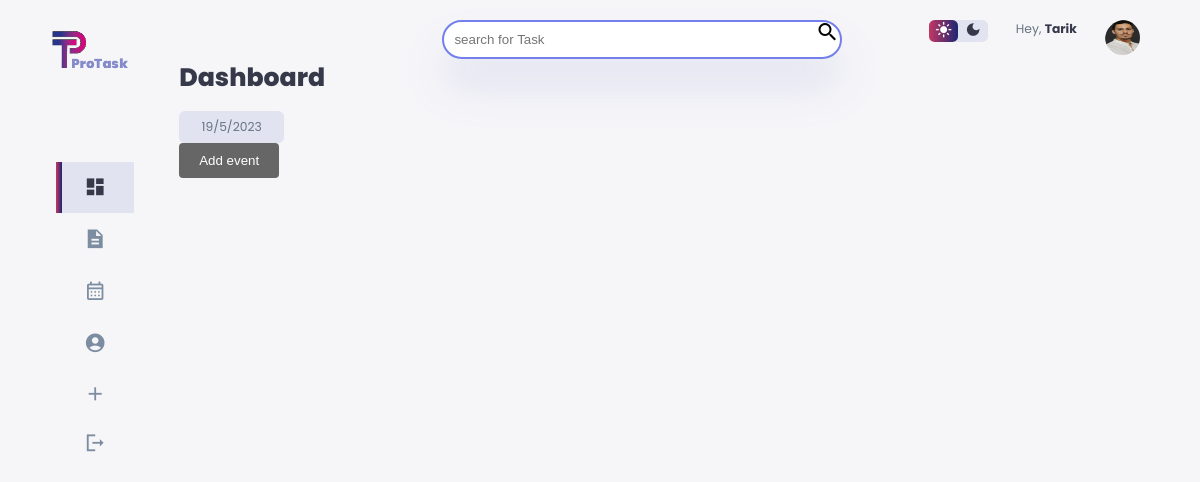
Screenshot of /calendar (signed in) with the database file from the repository.
### website/models.py (models this page shows, shortened)
class User(db.Model, UserMixin):
    id = db.Column(db.Integer(), primary_key=True)
    first_name = db.Column(db.String(20))
    last_name = db.Column(db.String(20))
    job = db.Column(db.String(20))
    username = db.Column(db.String(20), nullable=False, unique=True)
    email = db.Column(db.String(20), nullable=False, unique=True)
    password = db.Column(db.String(100), nullable=False)
    date_created = db.Column(db.DateTime(timezone=True), default=func.now())
    picture = db.Column(db.String())
    task = db.relationship('Task', backref='user', passive_deletes=True)
    comment = db.relationship('Comment', backref='user', passive_deletes=True)

### website/views.py (the view)
@ views.route("/calendar")
@ login_required
def calendar():
    task = Task.query
    events = Event.query.all()
    return render_template("calendar.html", user=current_user, events=events, task=task)

### website/views.py
class SearchForm(FlaskForm):
    searched = StringField("Searched", validators=[DataRequired()])
    submit = SubmitField("Submit")

### website/views.py (called while the page is built)
@ views.context_processor
def base():
    form = SearchForm()
    return dict(form=form)

### website/templates/calendar.html (shortened to what this page needs)
<!DOCTYPE html>
<html lang="en">
<head>
    <link rel="stylesheet" href="{{url_for('static',filename='Css/style.css')}}">
</head>
<body>
    <div class="container">
        <aside>
            <div class="top">
                <div class="logo">
                    <img src="{{url_for('static',filename='images/logo1.png')}}" alt="Logo" />
                </div>
            </div>
            <div class="sidebar">
                <a href="/dashboard" class="active">
                    <span class="material-icons-sharp"> dashboard </span>
                </a>
                <a href="{{url_for('views.description', task_id=current_user.id)}}">
                    <span class="material-icons-sharp">description</span>
                </a>
                <a href="/calendar">
                    <span class="material-symbols-outlined">
                    </span>
                </a>
                <a href="/profile/{{current_user.id}}">
                    <span class="material-icons-sharp">account_circle</span>
                </a>
                <a href="/tasks">
                    <span class="material-icons-sharp"> add </span>
                </a>
                <a href="/logout"><span class="material-icons-sharp">logout</span>
                </a>
            </div>
        </aside>
        <main>
            <div class="search-bar">
                <form action="{{url_for('views.search_result')}}" method="POST">
                    <input type="search" name="searched" placeholder="search for Task"><button type="submit"><span
                            class="material-icons-sharp">search</span></button>
                </form>
            </div>
            <h1>Dashboard</h1>
            <div class="date">
                <p id="date"></p>
            </div>
            <div class="wide">
                <a href="{{url_for('add_event')}}">
                    <button type="button" class="btn-add">Add event</button>
                </a>
            </div>
        </main>
        <div class="right">
            <div class="top">
                <div class="theme-toggler">
                    <span class="material-icons-sharp active" id='light'> light_mode </span>
                    <span class="material-icons-sharp" id='dark'> dark_mode </span>
                </div>
                <div class="profile">
                    <div class="info">
                        <p>Hey, <b>{{current_user.username}}</b></p>
                    </div>
                    <div class="profile-photo">
                        {%if user.picture%}
                        <img class="profile_picture_bar"
                            src='{{url_for("static",filename="/images/profile_pictures/"+user.picture)}}' alt="">
                        {%else%}
                        <span class="material-icons-sharp">account_circle</span>
                    </div>
                    {%endif%}
                </div>
            </div>
        </div>
    </div>
    </div>
</body>
</html>

### website/static/Css/style.css (style rules this page uses)
:root { --color-primary: linear-gradient(to right, #c33764, #1d2671); --color-danger: #c33764; --color-success: #41f1b6; --color-warning: #ffbb55; --color-white: #fff; --color-info-dark: #7d8da1; --color-info-light: #dce1eb; --color-dark: #363949; --color-light: rgba(132, 139, 200, 0.18); --color-primary-variant: #7380ec; --color-dark-variant: #677483; --color-background: #f6f6f9; --card-border-radius: 2rem; --border-radius-1: 0.4rem; --border-radius-2: 0.8rem; --border-radius-3: 1.2rem; --card-padding: 1.8rem; --padding-1: 1.2rem; --box-shadow: 0 2rem 3rem var(--color-light); }
* { margin: 0; padding: 0; outline: 0; appearance: none; border: 0; text-decoration: none; list-style: none; box-sizing: border-box; }
html { font-size: 14px; }
body { width: 100vw; height: 100vh; font-family: poppins, sans-serif; font-size: 0.88rem; background: var(--color-background); user-select: none; overflow-x: hidden; color: var(--color-dark); }
.profile_picture_bar { width: 90%; height: 90%; border-radius: 50%; }
.container { display: grid; width: 96%; margin: 0 auto; gap: 1.8rem; grid-template-columns: 14rem auto 23rem; }
.search-bar { display: flex; align-items: center; justify-content: center; }
.search-bar input { width: 400px; border: 2px solid #7380ec; padding: 10px; border-radius: 30px; box-shadow: var(--box-shadow); }
.search-bar span { margin-left: -30px; }
a { color: var(--color-dark); }
img { display: block; width: 100%; }
h1 { font-weight: 800; font-size: 1.8rem; }
.profile-photo { width: 2.8rem; height: 2.8rem; border-radius: 50%; overflow: hidden; }
p { color: var(--color-dark-variant); }
b { color: var(--color-dark); }
aside { height: 100vh; }
aside .top { display: flex; align-items: center; justify-content: space-between; margin-top: 1.4rem; }
aside .logo { display: flex; gap: 0.8rem; }
aside .logo img { width: 600px; height: 100px; margin-right: 42%; }
aside .sidebar { display: flex; flex-direction: column; height: 86vh; position: relative; top: 3rem; }
aside .sidebar a { display: flex; color: var(--color-info-dark); margin-left: 2rem; gap: 1rem; align-items: center; position: relative; height: 3.7rem; transition: all 300ms ease; }
aside .sidebar a span { font-size: 1.6rem; transition: all 300ms ease; }
aside .sidebar a:last-child { position: absolute; bottom: 2rem; width: 100%; }
aside .sidebar a.active { background: var(--color-light); color: var(--color-primary); margin-left: 0; }
aside .sidebar a.active:before { content: ""; width: 6px; height: 100%; background: var(--color-primary); }
aside .sidebar a.active span { color: var(--color-primary); margin-left: calc(1rem - 6px); }
main { margin-top: 1.4rem; }
main .date { display: inline-block; background: var(--color-light); border-radius: var(--border-radius-1); margin-top: 1rem; padding: 0.5rem 1.6rem; }
.right { margin-top: 1.4rem; }
.right .top { display: flex; justify-content: end; gap: 2rem; }
.right .theme-toggler { background: var(--color-light); display: flex; justify-content: space-between; align-items: center; height: 1.6rem; width: 4.2rem; cursor: pointer; border-radius: var(--border-radius-1); }
.right .theme-toggler span { font-size: 1.2rem; width: 50%; height: 100%; display: flex; align-items: center; justify-content: center; }
.right .theme-toggler span.active { background: var(--color-primary); color: white; border-radius: var(--border-radius-1); }
.right .top .profile { display: flex; gap: 2rem; text-align: right; }
.right { height: 10%; }
.wide { width: 120%; }
.pip .fa .btn, .btn-add { background-color: #666666; color: #fff; padding: 10px 20px; border: none; border-radius: 4px; cursor: pointer; }
.container { width: 80%; margin: 0 auto; padding: 0 20px; }
@media screen and (max-width: 1200px) { .container { width: 94%; grid-template-columns: 7rem auto 23rem; } }
@media screen and (max-width: 1200px) { .wide { width: 90%; } }
@media screen and (max-width: 1200px) { .logo { margin-left: -70%; } }
@media screen and (max-width: 1200px) { aside .sidebar a { width: 5.6rem; } }
@media screen and (max-width: 1200px) { aside .sidebar a:last-child { position: relative; margin-top: 1.8rem; } }
@media screen and (max-width: 1200px) { .search-bar { margin-left: 65%; width: 20%; } }

### rows the page displays
User: username "Tarik", picture (picture)
